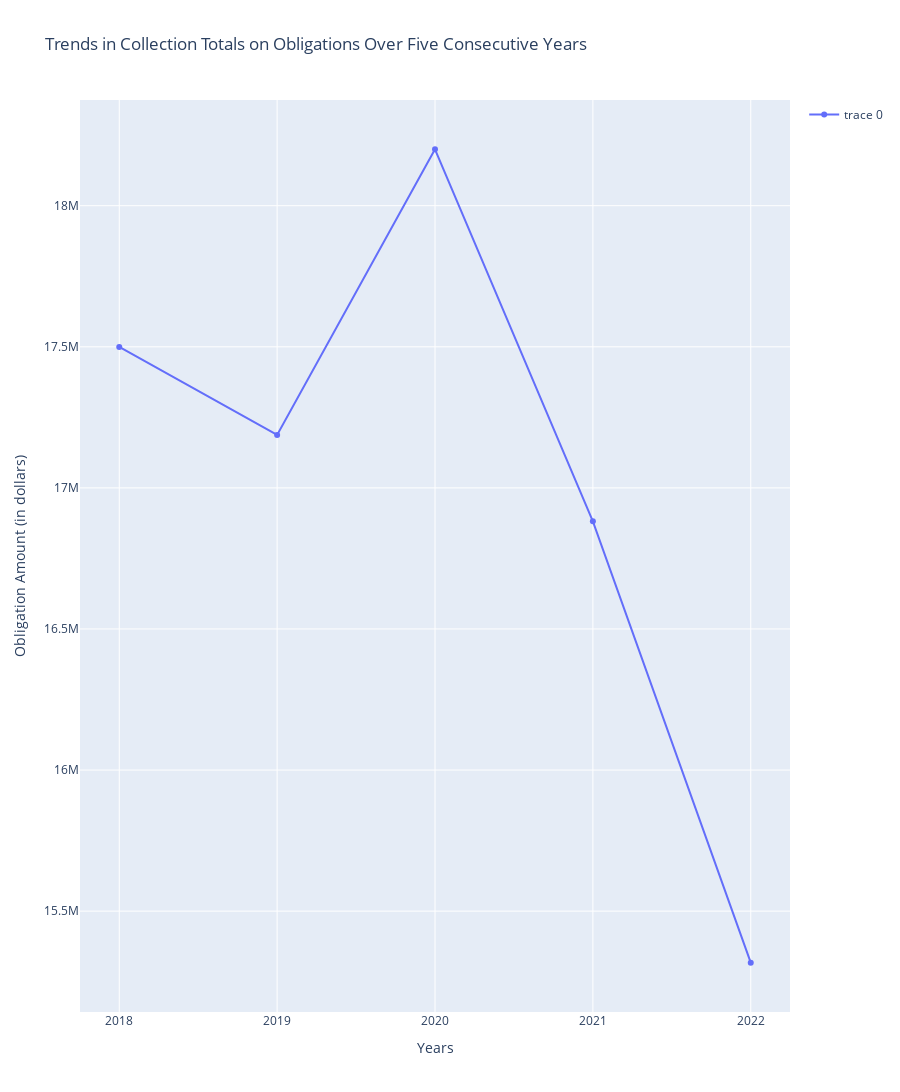

The code cell stored with this chart in its notebook:
### Code cell
import numpy as np
import pandas as pd

from pathlib import Path

test_df = pd.read_excel('fy_2022_preliminary_data_tables.xlsx', sheet_name='P-75')
test_df = test_df.apply(pd.to_numeric, errors='coerce')

import plotly.graph_objs as go
from plotly.subplots import make_subplots

#Note didn't use this in report because wanted to focus on Arrears


#Obligation Trends : P-75 

#Check for the right shape numbers
print(test_df.shape)

#Making sure I have all the years in the columns
print(test_df.columns)

#Displaying overall graph
display(test_df)

#Finding Nulls
print(test_df['2018'].isnull().sum())
print(test_df['2019'].isnull().sum())
print(test_df['2020'].isnull().sum())
print(test_df['2021'].isnull().sum())
print(test_df['2022'].isnull().sum())

#Removing Nulls- there are all on the last three columns

test_df.drop([55, 56, 57], axis = 0, inplace = True)
print(test_df)

#Find total obligation 
totals_2018 = test_df['2018'].sum()
totals_2019 = test_df['2019'].sum()
totals_2020 = test_df['2020'].sum()
totals_2021 = test_df['2021'].sum()
totals_2022 = test_df['2022'].sum()

years = ['2018', '2019', '2020', '2021', '2022']
total_five_years = [totals_2018, totals_2019, totals_2020, totals_2021, totals_2022]

#Plot the sums to show trends in the US over the last 5 years


fig = go.Figure()

fig.add_trace(go.Scatter(x = years, y = total_five_years, mode='lines+markers'))
fig.update_layout(xaxis_title = "Years", yaxis_title = "Obligation Amount (in dollars)", height=2000, showlegend=True, title_text="Trends in Collection Totals on Obligations Over Five Consecutive Years")

fig.show()

#Note to self: go back and label the x and y axis

### Figure 1 — Plotly figure (JSON) as saved in the notebook; plotly's stock layout.template omitted (floating-point values rounded to 4 significant figures)
{"data": [{"mode": "lines+markers", "type": "scatter", "x": ["2018", "2019", "2020", "2021", "2022"], "y": [17499462, 17187518, 18199742, 16881494, 15317414]}], "layout": {"height": 2000, "showlegend": true, "title": {"text": "Trends in Collection Totals on Obligations Over Five Consecutive Years"}, "xaxis": {"title": {"text": "Years"}}, "yaxis": {"title": {"text": "Obligation Amount (in dollars)"}}}}
